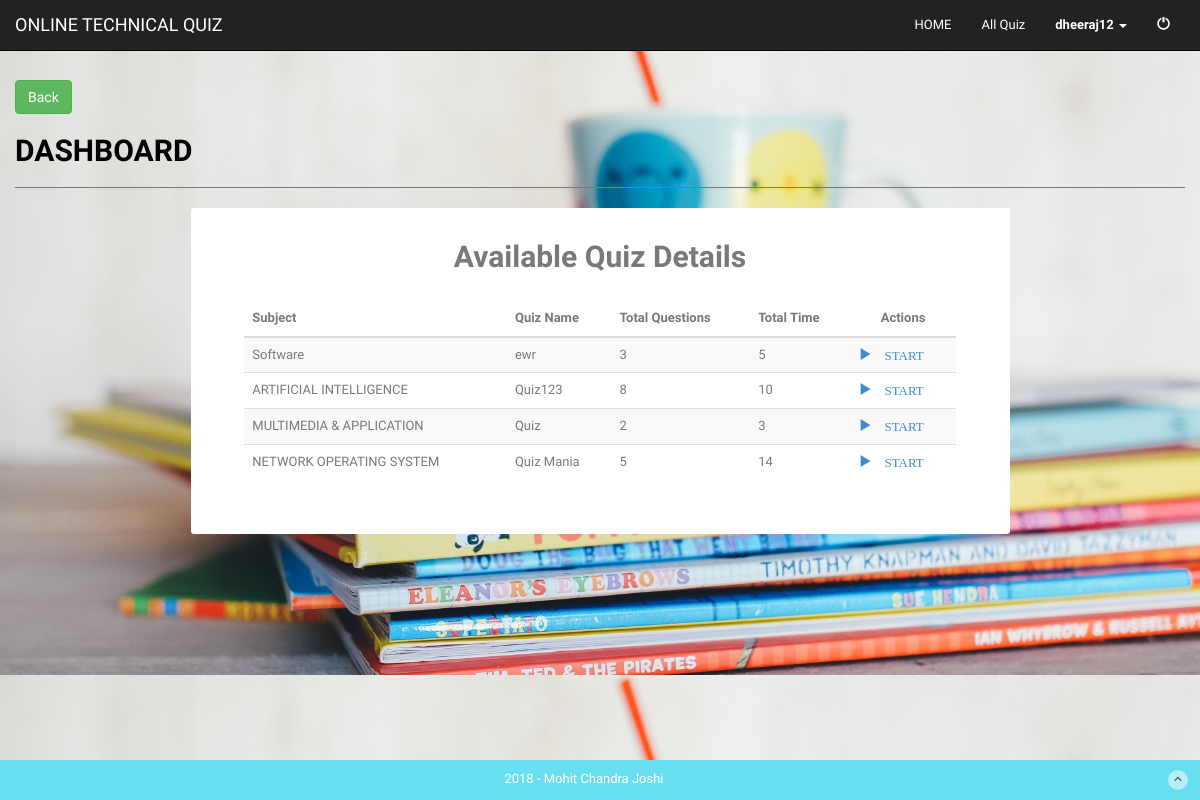
Screenshot of /quiz.php (signed in) with the database file from the repository.
### tables this page shows
CREATE TABLE `user` (
  `user_id` varchar(10) NOT NULL,
  `full_name` varchar(20) DEFAULT NULL,
  `user_psswd` varchar(20) DEFAULT NULL,
  `address` varchar(50) DEFAULT NULL,
  `city_name` varchar(50) DEFAULT NULL,
  `contact` bigint(10) DEFAULT NULL,
  `email` varchar(30) DEFAULT NULL,
  `pic_status` int(11) NOT NULL
);

CREATE TABLE `subject` (
  `sub_id` int(5) NOT NULL,
  `sub_name` varchar(25) DEFAULT NULL,
  `course_id` varchar(4) NOT NULL
);

CREATE TABLE `test` (
  `test_id` varchar(20) NOT NULL,
  `sub_id` int(5) DEFAULT NULL,
  `test_name` varchar(30) DEFAULT NULL,
  `total_ques` varchar(15) DEFAULT NULL,
  `total_time` varchar(10) NOT NULL,
  `marks_per_ques` int(11) NOT NULL
);

### quiz.php (the view, shortened to what this page needs)
<?php
 include('dbconfig/config.php');
	if($_SESSION['username'])
{
	$result_1 = $con->query("Select * from user");
	while($row_1 = $result_1->fetch_assoc())
	{
		if($row_1['user_id']==$_SESSION['username']){
?>
<!DOCTYPE html>
<html lang="en">
  <head>
    <link href="assets/css/bootstrap.css" rel="stylesheet">
    <link href="assets/font-awesome/css/font-awesome.css" rel="stylesheet" />
    <link href="assets/css/style.css" rel="stylesheet">
    <link href="assets/css/style-responsive.css" rel="stylesheet">
  </head>
  <body style="background-image:url('images/header.jpg'); background-size:100%;">
  <section id="container" >
      <?php
		include('index_nav.php');
	  ?>
          <section class="wrapper">
			<div class="row">
			<div class="col-lg-12 main-chart">
			<a href="index.php"><input  type="submit"  class="btn btn-success" value="Back"/></a>
			<div style="color:#000;"><h2><b>DASHBOARD</b></h2></div>
			<hr>
			<form action="update_quiz.php" method="POST">
		<center>
		<div style="width:70%; background:#fff; padding:1% 3% 3% 3% ; border-radius:3px;">
		<center><h2><b>Available Quiz Details</b></h2></center><br>
		<table class="table table-striped table-advance table-hover" style="width:95%; background:#fff;" >
				<thead>
					<th>Subject</th>
					<th>Quiz Name</th>
					<th>Total Questions</th>
					<th>Total Time</th>
					<th colspan="3" style="text-align:center">Actions</th>
				</thead>
				<tbody>
					<?php
					if(isset($_GET['sub_id'])){
					$sub=$_GET['sub_id'];
					$result_3 = $con->query("Select * from test WHERE sub_id=$sub");
					}
					else{
						$result_3 = $con->query("Select * from test");
					}
				while($row_3 = mysqli_fetch_array($result_3))
				{
					?>
					<tr>
					<td><?php
					$sub_id=$row_3['sub_id'];
					$q = $con->query("SELECT sub_name FROM subject WHERE sub_id=$sub_id");
					while($row = mysqli_fetch_array($q))
					{
					echo $row['sub_name'];
					}
					?></td>
					<td><?php echo $row_3['test_name']; ?></td>
					<td><?php echo $row_3['total_ques']; ?></td>
					<td><?php echo $row_3['total_time']; ?></td>
					<td>
					<?php
					$username=$_SESSION['username'];
					$test=$row_3['test_id'];
					$query= " select * from answer WHERE user_id='$username' AND test_id='$test'";
					$query_run = mysqli_query($con,$query);
					if(mysqli_num_rows($query_run)>0)
					{
					?>
						<span class="glyphicon glyphicon-ban-circle" style="color:red; cursor:pointer;">&nbsp;COMPLETED</span>
					<?php
					}
					else{
					?>
					<a href='quiz_play.php?test_id=<?php echo $row_3['test_id']?>&s_no=1&total=<?php echo $row_3['total_ques'];?>' data-toggle="tooltip" data-placement="top" title="Update Quiz">
						<span class="glyphicon glyphicon-play">&nbsp;START</span></a>
					<?php
					}
					?>
					</td>
						<?php
				}
						?>
				</tbody>
			</table>
		</div>
</center>
		</form>
			</div>
			</div>
			<br />
			<br />
      </section>
	<footer class="site-footer" style="bottom:0px;position:fixed;width:100%;">
	<div class="text-center">2018 - Mohit Chandra Joshi
	<a href="index.php#" class="go-top"><i class="fa fa-angle-up"></i></a>
	</div>
	</footer>
  </section>
  </body>
  <?php
	}
	}
		}
		else
		{
			header('Location:logout.php');
		}
		?>
</html>

### index_nav.php (shortened to what this page needs)
<div class="navbar navbar-inverse navbar-fixed-top " id="menu">
		  <a style="color:white;" class="navbar-brand" href="index.php">ONLINE TECHNICAL QUIZ</a>
	   <div class="container">
            <div class="navbar-collapse collapse move-me">
                <ul class="nav navbar-nav navbar-right">
				<li ><a style="color:white;" href="index.php">HOME</a></li>
				<li><a style="color:white;" href="quiz.php">All Quiz</a></li>
				<li class="dropdown" >
				<a style="color:white;" class="dropdown-toggle" data-toggle="dropdown" href="#"><strong><?php
					if($row_1['full_name']=="")
					{
						echo ($row_1['user_id']);
					}
					else{
						echo ($row_1['full_name']);
					}
				 ?></strong>&nbsp;<span class="caret"></span></a>
			</li>
					<li><a style="color:white;" class="logout" href="logout.php" title="LogOut"><span class="glyphicon glyphicon-off"><span></a>
            	</ul>
            </div>
        </div>
    </div>

### assets/css/style.css (style rules this page uses)
body { color: #797979; background: #f2f2f2; font-family: 'Ruda', sans-serif; padding: 0px !important; margin: 0px !important; font-size:13px; }
ul li { list-style: none; }
a, a:hover, a:focus { text-decoration: none; outline: none; }
#container { width: 100%; height: 100%; }
hr { margin-top: 20px; margin-bottom: 20px; border: 0; border-top: 1px solid #797979; }
.wrapper { display: inline-block; margin-top: 60px; padding-left: 15px; padding-right: 15px; padding-bottom: 15px; padding-top: 0px; width: 100%; }
.main-chart { padding-top: 20px; }
.site-footer { background: #68dff0; color: #fff; padding: 10px 0; }
.go-top { margin-right: 1%; float: right; background: rgba(255,255,255,.5); width: 20px; height: 20px; border-radius: 50%; -webkit-border-radius: 50%; }
.go-top i { color: #2A3542; }

### rows the page displays
user: user_id "dheeraj12"
test: test_name "ewr", total_ques "3", total_time "5"
subject: sub_name "Software"
test: test_name "Quiz123", total_ques "8", total_time "10"
subject: sub_name "ARTIFICIAL INTELLIGENCE"
test: test_name "Quiz", total_ques "2", total_time "3"
subject: sub_name "MULTIMEDIA & APPLICATION"
test: test_name "Quiz Mania", total_ques "5", total_time "14"
subject: sub_name "NETWORK OPERATING SYSTEM"
